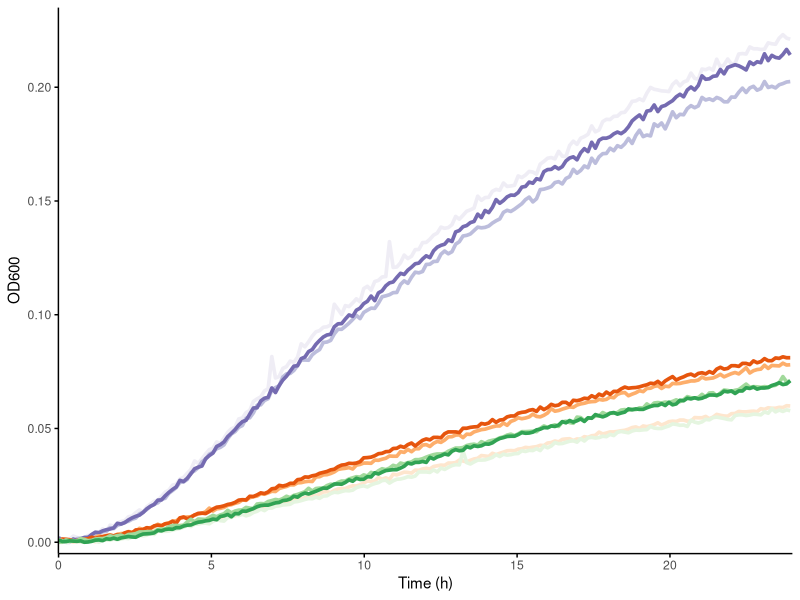
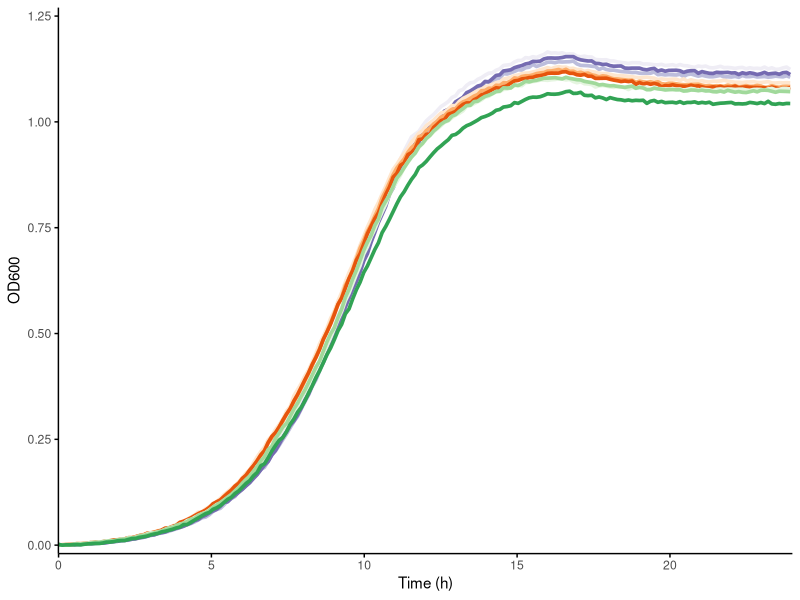
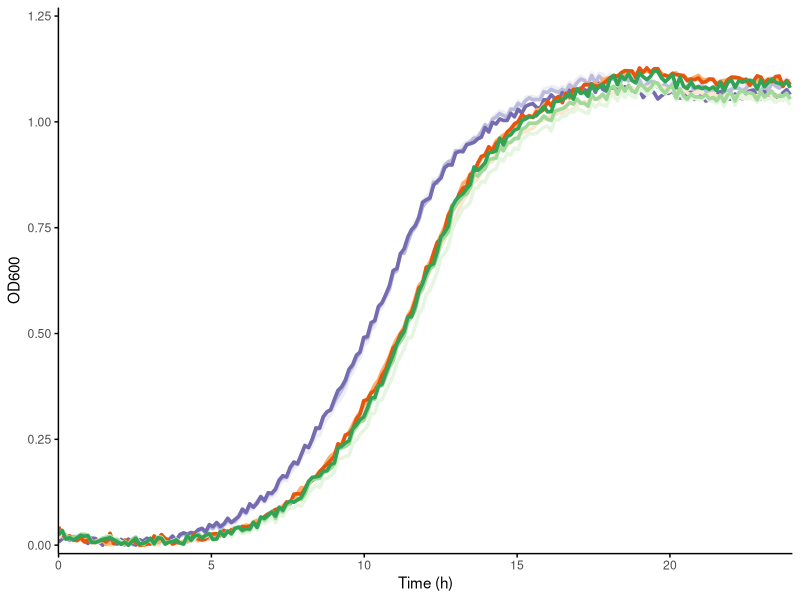

Source code (R) for these figures, in order:
library(ggplot2)
library(reshape2)
library(RColorBrewer)
library(patchwork)
library(ggpubr)
library(minpack.lm)

setwd("~/post-transcriptional-idrs/fig5_ms1/")


gc = read.csv("tis11_ironGrowth.csv")
gc$time..s. = gc$time..s./3600 #convert time to hours
#set minimum point to 0
mins = apply(gc[2:ncol(gc)],2,min)
gc[,2:ncol(gc)] = sweep(gc[,2:ncol(gc)],MARGIN = 2,STATS = mins,FUN = "-")

sc_df = gc[,c(T,grepl('sc',colnames(gc[2:ncol(gc)])))]
ferro_df = gc[,c(T,grepl('ferrozine',colnames(gc[2:ncol(gc)])))]
iron_add_df = gc[,c(T,grepl('iron',colnames(gc[2:ncol(gc)])))]

sc_df = melt(sc_df, id.vars = 'time..s.', variable.name = 'strain', value.name = "value")
ferro_df = melt(ferro_df, id.vars = 'time..s.', variable.name = 'strain', value.name = "value")
iron_add_df = melt(iron_add_df, id.vars = 'time..s.', variable.name = 'strain', value.name = "value")

purp = brewer.pal(3,'Purples')
org = brewer.pal(3,'Oranges')
grns = brewer.pal(3,'Greens')

ferro_plot <- ggplot(ferro_df, aes(x = time..s., y = value, color=strain)) +
  geom_line(size=1.25) + scale_color_manual(values = c(purp,org,grns)) + 
  labs(x = "Time (h)", y = "OD600") + theme_classic() + 
  scale_y_continuous(expand = c(0,0.005), limits = c(0,0.23)) + 
  scale_x_continuous(expand= c(0,0.005),limits=c(0,24)) + 
  theme(panel.grid = element_blank(),
        axis.line = element_line(color = "black"),
        axis.ticks = element_line(color = "black",),
        axis.ticks.length = unit(0.1,'cm'),
        legend.position = "none",
        panel.border = element_blank())

sc_plot <- ggplot(sc_df, aes(x = time..s., y = value, color=strain)) +
  geom_line(size=1.25) + scale_color_manual(values = c(purp,org,grns)) + 
  labs(x = "Time (h)", y = "OD600") + theme_classic() + 
  scale_y_continuous(expand = c(0,0.02), limits = c(0,1.25)) + 
  scale_x_continuous(expand= c(0,0.005),limits=c(0,24)) + 
  theme(panel.grid = element_blank(),
        axis.line = element_line(color = "black"),
        axis.ticks = element_line(color = "black",),
        axis.ticks.length = unit(0.1,'cm'),
        legend.position = "none",
        panel.border = element_blank())


iron_add <- ggplot(iron_add_df, aes(x = time..s., y = value, color=strain)) +
  geom_line(size=1.25) + scale_color_manual(values = c(purp,org,grns)) + 
  labs(x = "Time (h)", y = "OD600") + theme_classic() + 
  scale_y_continuous(expand = c(0,0.02), limits = c(0,1.25)) + 
  scale_x_continuous(expand= c(0,0.005),limits=c(0,24)) + 
  theme(panel.grid = element_blank(),
        axis.line = element_line(color = "black"),
        axis.ticks = element_line(color = "black",),
        axis.ticks.length = unit(0.1,'cm'),
        legend.position = "none",
        panel.border = element_blank())

#write files to appropriate locations
if(!file.exists('ferrozine_gc.pdf')){
  ggsave('ferrozine_gc.pdf',ferro_plot, height = 4, width=6.5, units='cm')
  
}


if(!file.exists('~/post-transcriptional-idrs/suppFigs/suppFig_5/tis11_gc_sc.pdf')){
  setwd("~/post-transcriptional-idrs/suppFigs/suppFig_5/")
  ggsave('tis11_gc_sc.pdf',sc_plot, height = 4, width=6.5, units='cm')
}

if(!file.exists('~/post-transcriptional-idrs/suppFigs/suppFig_5/tis11_gc_addBack.pdf')){
  setwd("~/post-transcriptional-idrs/suppFigs/suppFig_5/")
  ggsave('tis11_gc_addBack.pdf',iron_add, height = 4, width=6.5, units='cm')
}
